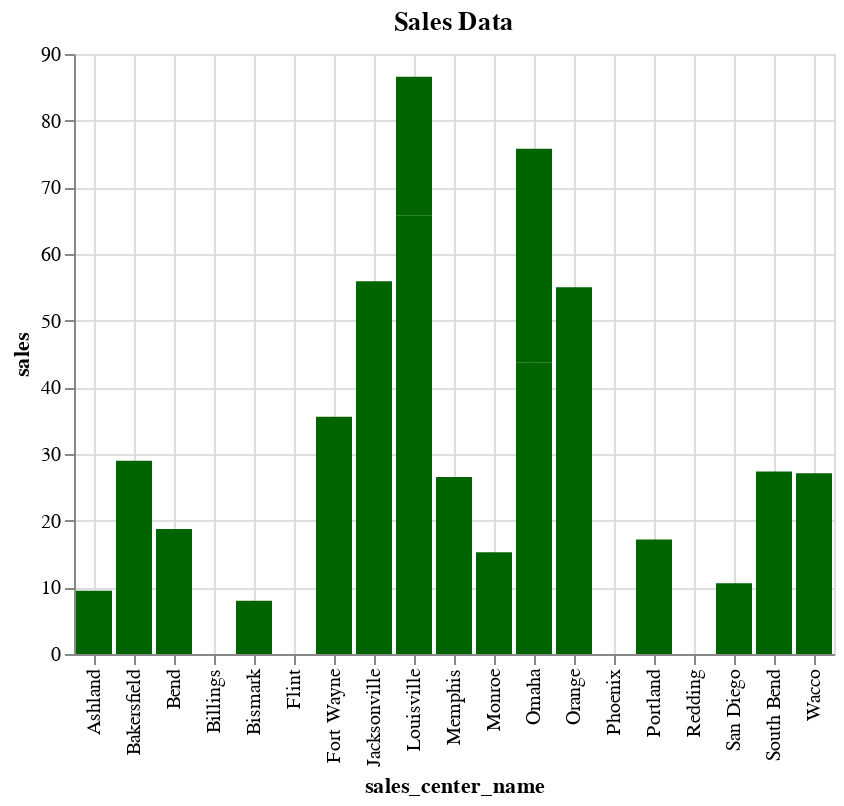

The cell this chart's notebook holds for it:
### Markdown cell above
#### The color of the chart can be changed

The color parameter supports CSS color names (see https://developer.mozilla.org/en-US/docs/Web/CSS/color_value)

### Code cell
%chart sales_center_name, sales, title=Sales Data, color=darkgreen

### Figure 1 — Vega-Lite specification as saved in the notebook (floating-point values rounded to 4 significant figures)
{"$schema": "https://vega.github.io/schema/vega-lite/v3.json", "data": {"format": {"type": "csv"}, "values": "\"SALES\",\"Sales_Center_ID\",\"Sales_Center_Name\"\n\".00\",\"1111\",\"Phoenix\"\n\".00\",\"1111\",\"Phoenix\"\n\".00\",\"2222\",\"Bend\"\n\"18.75\",\"2222\",\"Bend\"\n\"43.78\",\"3333\",\"Omaha\"\n\"32.00\",\"3333\",\"Omaha\"\n\"65.73\",\"4444\",\"Louisville\"\n\"20.85\",\"4444\",\"Louisville\"\n\".00\",\"5555\",\"Bismark\"\n\"7.97\",\"5555\",\"Bismark\"\n\"7.79\",\"6666\",\"Memphis\"\n\"18.75\",\"6666\",\"Memphis\"\n\"15.25\",\"7777\",\"Monroe\"\n\".00\",\"7777\",\"Monroe\"\n\".00\",\"8888\",\"San Diego\"\n\"10.60\",\"8888\",\"San Diego\"\n\".00\",\"9999\",\"Redding\"\n\".00\",\"9999\",\"Redding\"\n\"19.36\",\"1112\",\"South Bend\"\n\"8.00\",\"1112\",\"South Bend\"\n\"16.50\",\"1113\",\"Jacksonville\"\n\"39.42\",\"1113\",\"Jacksonville\"\n\"35.58\",\"1114\",\"Fort Wayne\"\n\".00\",\"1115\",\"Billings\"\n\"17.18\",\"1116\",\"Portland\"\n\"9.50\",\"1117\",\"Ashland\"\n\"27.10\",\"1118\",\"Wacco\"\n\".00\",\"1119\",\"Flint\"\n\"29.00\",\"2111\",\"Bakersfield\"\n\"55.00\",\"3111\",\"Orange\"\n"}, "encoding": {"x": {"axis": {"grid": true, "title": "sales_center_name"}, "field": "Sales_Center_Name", "type": "nominal"}, "y": {"axis": {"grid": true, "title": "sales"}, "field": "SALES", "type": "quantitative"}}, "mark": {"color": "darkgreen", "type": "bar"}, "title": "Sales Data"}
